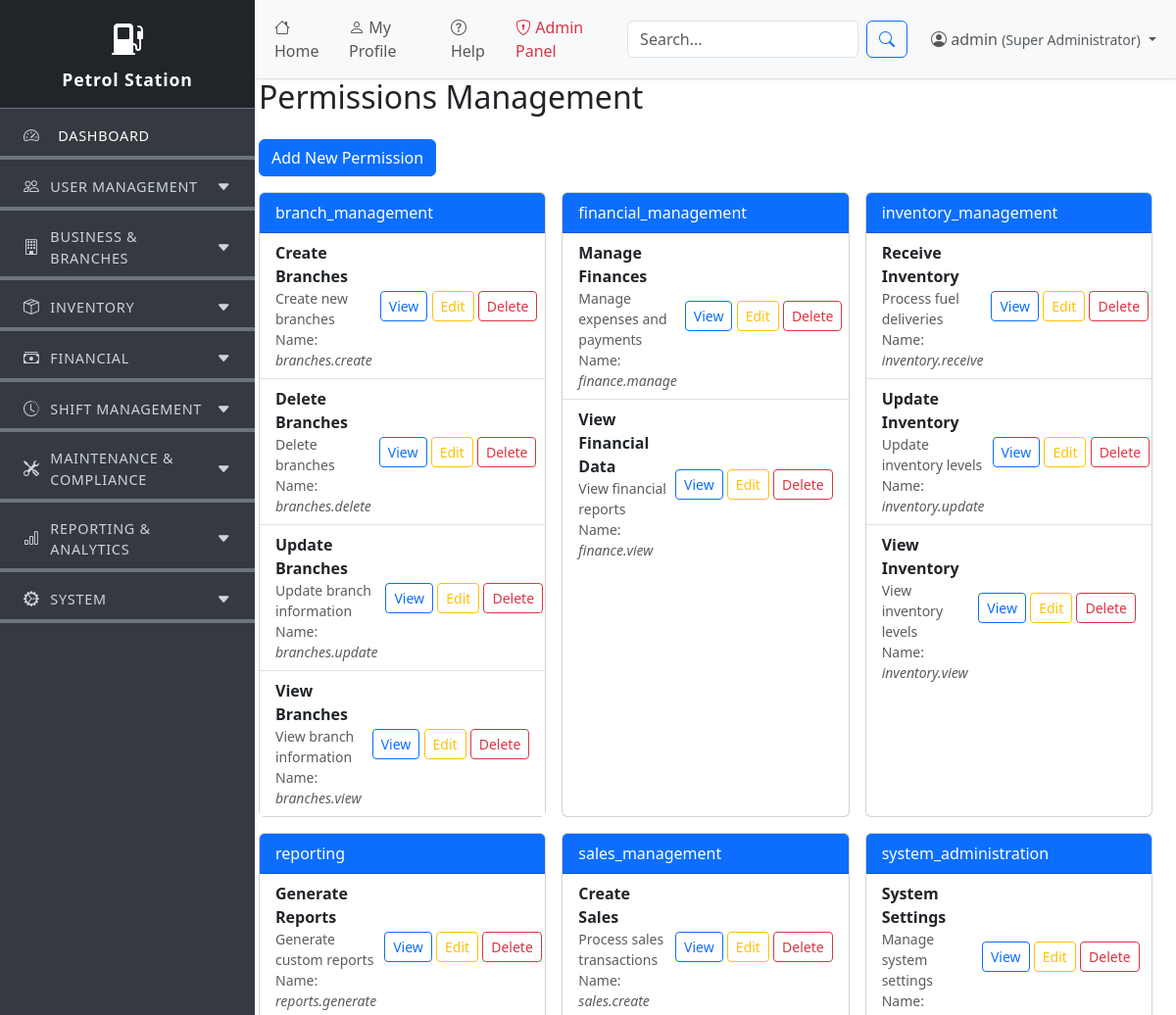
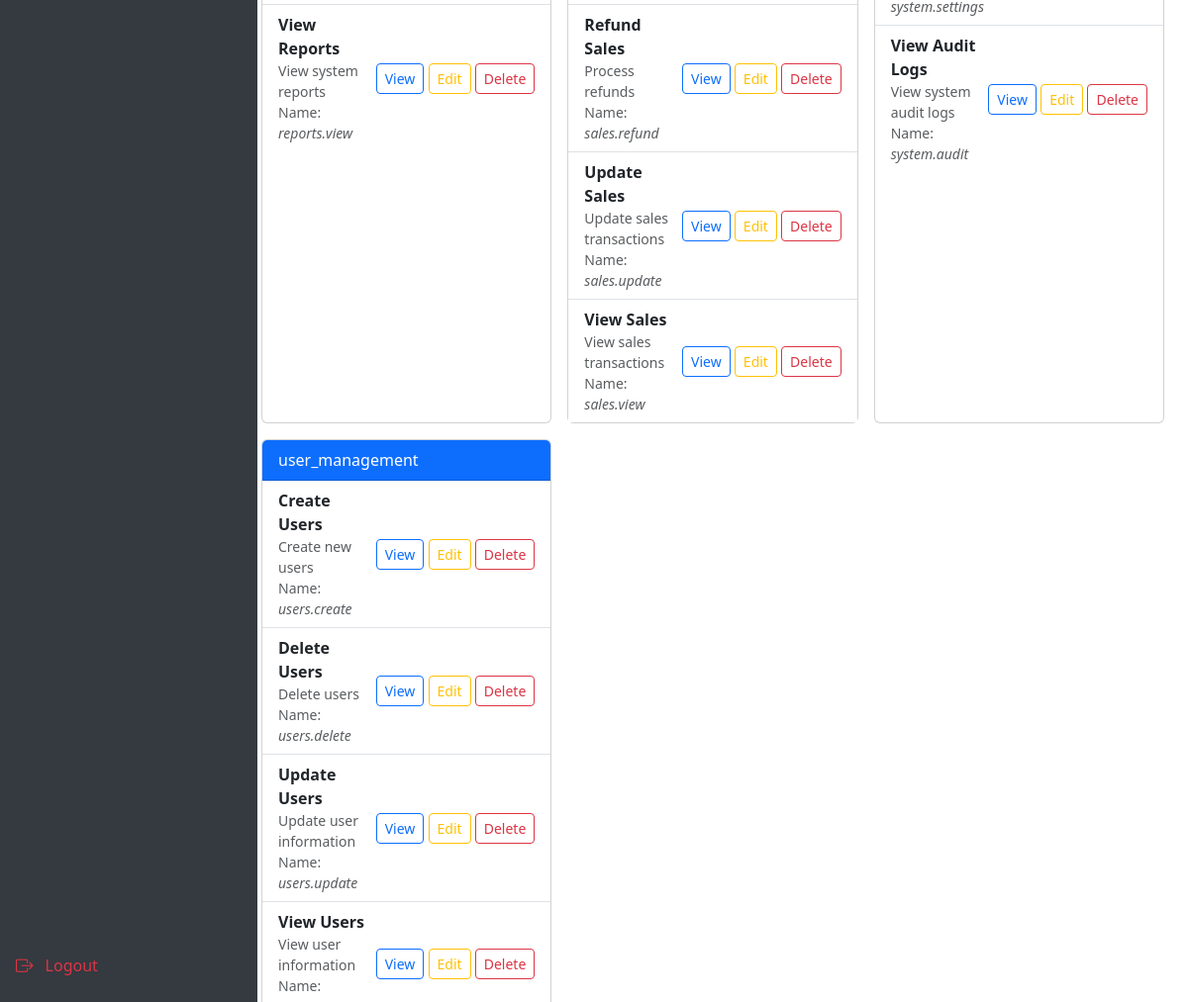
Screenshot of /public/manage_permissions.php (signed in) with the database file from the repository (2 pictures, top to bottom).
### tables this page shows
CREATE TABLE permissions (
    id BIGINT UNSIGNED AUTO_INCREMENT PRIMARY KEY,
    business_id BIGINT UNSIGNED NULL,
    branch_id BIGINT UNSIGNED NULL,
    name VARCHAR(100) UNIQUE NOT NULL,
    display_name VARCHAR(255) NOT NULL,
    description TEXT,
    module VARCHAR(100),
    created_at TIMESTAMP DEFAULT CURRENT_TIMESTAMP,
    updated_at TIMESTAMP DEFAULT CURRENT_TIMESTAMP ON UPDATE CURRENT_TIMESTAMP,
    deleted_at TIMESTAMP NULL,
    FOREIGN KEY (business_id) REFERENCES businesses(id) ON DELETE SET NULL,
    FOREIGN KEY (branch_id) REFERENCES branches(id) ON DELETE SET NULL
);

### includes/auth_helpers.php (called while the page is built, shortened)
<?php
require_once '../config/db_connect.php';
function has_permission($permission_name) {
    global $conn;
    $user_id = $_SESSION['user_id'];
    $super_sql = "SELECT 1 FROM user_roles WHERE user_id = ? AND role_id = 1 AND deleted_at IS NULL LIMIT 1";
    $super_stmt = mysqli_prepare($conn, $super_sql);
    mysqli_stmt_bind_param($super_stmt, 'i', $user_id);
    mysqli_stmt_execute($super_stmt);
    mysqli_stmt_store_result($super_stmt);
    $is_super_admin = mysqli_stmt_num_rows($super_stmt) > 0;
    if ($is_super_admin) return true;
    $sql = "SELECT 1 FROM user_roles ur
            JOIN roles r ON ur.role_id = r.id
            JOIN role_permissions rp ON r.id = rp.role_id
            JOIN permissions p ON rp.permission_id = p.id
            WHERE ur.user_id = ? AND p.name = ? AND (ur.deleted_at IS NULL AND r.deleted_at IS NULL AND p.deleted_at IS NULL) LIMIT 1";
    $stmt = mysqli_prepare($conn, $sql);
    mysqli_stmt_bind_param($stmt, 'is', $user_id, $permission_name);
    mysqli_stmt_execute($stmt);
    mysqli_stmt_store_result($stmt);
    $has_perm = mysqli_stmt_num_rows($stmt) > 0;
    return $has_perm;
}
function get_accessible_sidebar_modules() {
    $modules = get_sidebar_modules();
    $accessible = [];
    foreach ($modules as $module) {
        $links = [];
        foreach ($module['links'] as $link) {
            if ($link['permission'] === null || has_permission($link['permission'])) {
                $links[] = $link;
            }
        }
        if (!empty($links)) {
            $accessible[] = [
                'section' => $module['section'],
                'icon' => $module['icon'],
                'links' => $links
            ];
        }
    }
    return $accessible;
}
?>

### public/manage_permissions.php (the view, shortened to what this page needs)
<?php
require_once '../includes/auth_helpers.php';
require_once '../config/db_connect.php';
$permissions = [];
$sql = "SELECT id, name, display_name, description, module FROM permissions WHERE deleted_at IS NULL ORDER BY module ASC, display_name ASC";
$result = mysqli_query($conn, $sql);
if ($result) {
    while ($row = mysqli_fetch_assoc($result)) {
        $permissions[] = $row;
    }
}
?>
<!DOCTYPE html>
<html lang="en">
<head>
    <link href="https://cdn.jsdelivr.net/npm/bootstrap@5.3.0/dist/css/bootstrap.min.css" rel="stylesheet">
</head>
<body>
        <?php include '../includes/sidebar.php'; ?>
<div class="main-flex-container">
    <div class="sidebar-fixed d-none d-md-block p-0">
            <?php include '../includes/sidebar.php'; ?>
        </div>
    <div class="main-content-scroll mt-5">
        <?php include '../includes/header.php'; ?>
            <h2 class="mb-4">Permissions Management</h2>
            <button class="btn btn-primary mb-3" data-bs-toggle="modal" data-bs-target="#addPermissionModal">Add New Permission</button>
            <?php
            $modules = [];
            foreach ($permissions as $perm) {
                $module = $perm['module'] ?: 'Other';
                $modules[$module][] = $perm;
            }
            ?>
            <div class="container-fluid px-0">
              <div class="row g-3">
                <?php foreach ($modules as $moduleName => $modulePerms): ?>
                  <div class="col-12 col-md-6 col-lg-4">
                    <div class="card h-100">
                      <div class="card-header bg-primary text-white">
                        <?php echo htmlspecialchars($moduleName); ?>
                      </div>
                      <div class="card-body p-0">
                        <ul class="list-group list-group-flush">
                          <?php foreach ($modulePerms as $perm): ?>
                            <li class="list-group-item">
                              <div class="d-flex flex-column flex-md-row justify-content-between align-items-md-center">
                                <div>
                                  <div class="fw-semibold"><?php echo htmlspecialchars($perm['display_name']); ?></div>
                                  <?php if (!empty($perm['description'])): ?>
                                    <div class="text-muted small"><?php echo htmlspecialchars($perm['description']); ?></div>
                                  <?php endif; ?>
                                  <div class="text-muted small">Name: <span class="fst-italic"><?php echo htmlspecialchars($perm['name']); ?></span></div>
                                </div>
                                <div class="mt-2 mt-md-0 ms-md-2 text-nowrap">
                                    <button class="btn btn-sm btn-outline-primary" data-bs-toggle="modal" data-bs-target="#viewPermissionModal<?php echo $perm['id']; ?>">View</button>
                                    <button class="btn btn-sm btn-outline-warning" data-bs-toggle="modal" data-bs-target="#editPermissionModal<?php echo $perm['id']; ?>">Edit</button>
                                    <button class="btn btn-sm btn-outline-danger" data-bs-toggle="modal" data-bs-target="#deletePermissionModal<?php echo $perm['id']; ?>">Delete</button>
                                </div>
                              </div>
                            </li>
                          <?php endforeach; ?>
                        </ul>
                      </div>
                    </div>
                  </div>
                    <?php endforeach; ?>
              </div>
            </div>
    </div>
</div>
</body>
</html>

### includes/sidebar.php (shortened to what this page needs)
<?php
require_once __DIR__ . '/../config/db_connect.php';
require_once __DIR__ . '/auth_helpers.php';
$sidebarModules = get_accessible_sidebar_modules();
?>
<link href="https://cdn.jsdelivr.net/npm/bootstrap@5.3.0/dist/css/bootstrap.min.css" rel="stylesheet">
<link href="https://cdn.jsdelivr.net/npm/bootstrap-icons@1.10.5/font/bootstrap-icons.css" rel="stylesheet">
<div id="sidebar-wrapper" class="d-flex">
  <nav class="sidebar d-flex flex-column position-relative">
    <div class="text-center py-3 border-bottom border-secondary bg-dark">
      <i class="bi bi-fuel-pump-fill" style="font-size:2rem;"></i>
      <div class="fw-bold mt-1" style="font-size:1.1rem; letter-spacing:0.05em;">Petrol Station</div>
    </div>
    <div class="flex-grow-1 d-flex flex-column">
      <div class="sidebar-heading d-flex align-items-center">
        <i class="bi bi-speedometer2 me-2"></i>
        <a href="../public/dashboard.php" class="text-white text-decoration-none flex-grow-1">Dashboard</a>
      </div>
      <hr class="sidebar-divider border-secondary m-0">
      <?php $collapseId = 0; ?>
      <?php foreach ($sidebarModules as $module): ?>
        <?php $collapseId++; $collapseTarget = 'collapse' . $collapseId; ?>
        <div class="sidebar-heading collapsed" data-bs-toggle="collapse" data-bs-target="#<?php echo $collapseTarget; ?>" aria-expanded="false" aria-controls="<?php echo $collapseTarget; ?>">
          <i class="bi <?php echo htmlspecialchars($module['icon']); ?>"></i><span><?php echo htmlspecialchars($module['section']); ?></span>
        <span class="collapse-arrow bi bi-caret-down-fill"></span>
                    </div>
            <?php if ($module['section'] === 'Business & Branches'): ?>
          <?php
            $is_super_admin = false;
            if (isset($_SESSION['user_id'])) {
                $user_id = $_SESSION['user_id'];
                $super_sql = "SELECT 1 FROM user_roles WHERE user_id = $user_id AND role_id = 1 AND deleted_at IS NULL LIMIT 1";
                $super_result = mysqli_query($conn, $super_sql);
                $is_super_admin = mysqli_num_rows($super_result) > 0;
            }
            if ($is_super_admin) {
                $sidebar_businesses = [];
                $biz_res = mysqli_query($conn, "SELECT id, business_name FROM businesses WHERE deleted_at IS NULL ORDER BY business_name");
                while ($biz_row = mysqli_fetch_assoc($biz_res)) {
                    $sidebar_businesses[] = $biz_row;
                }
                $branches_by_business = [];
                $branch_res = mysqli_query($conn, "SELECT id, branch_name, business_id FROM branches WHERE deleted_at IS NULL ORDER BY branch_name");
                while ($branch_row = mysqli_fetch_assoc($branch_res)) {
                    $branches_by_business[$branch_row['business_id']][] = $branch_row;
                }
                foreach ($sidebar_businesses as $biz) {
                    $collapseId = 'bizBranches' . $biz['id'];
                    if (!empty($branches_by_business[$biz['id']])) {
                        foreach ($branches_by_business[$biz['id']] as $branch) {
                            echo '<li><a class="nav-link" href="../public/branch_dashboard.php?branch_id=' . $branch['id'] . '"><i class="bi bi-chevron-right"></i><span>' . htmlspecialchars($branch['branch_name']) . '</span></a></li>';
                        }
                    } else {
                        echo '<li><span class="nav-link text-muted">No branches</span></li>';
                    }
                }
            } else if (isset($_SESSION['business_id'], $_SESSION['branch_id'])) {
                $user_business_id = $_SESSION['business_id'];
                $user_branch_id = $_SESSION['branch_id'];
                $branch_sql = "SELECT id, branch_name FROM branches WHERE id = $user_branch_id AND business_id = $user_business_id AND deleted_at IS NULL LIMIT 1";
                $branch_result = mysqli_query($conn, $branch_sql);
                if ($branch_result && $branch = mysqli_fetch_assoc($branch_result)) {
                    echo '<li><a class="nav-link" href="../public/branch_dashboard.php?branch_id=' . $branch['id'] . '"><i class="bi bi-building"></i><span>' . htmlspecialchars($branch['branch_name']) . '</span></a></li>';
                }
            }
          ?>
            <?php endif; ?>
      <hr class="sidebar-divider border-secondary m-0">
      <?php endforeach; ?>
    </div>
    <div class="flex-shrink-0 mt-auto mb-2">
      <ul class="nav flex-column mb-2">
        <li><a class="nav-link text-danger" href="../public/logout.php"><i class="bi bi-box-arrow-right"></i><span>Logout</span></a></li>
      </ul>
    </div>
</nav>
</div>

### includes/header.php (shortened to what this page needs)
<?php
require_once __DIR__ . '/auth_helpers.php';
$user_name = isset($_SESSION['username']) ? $_SESSION['username'] : 'Guest';
$role_display = isset($_SESSION['role_display_name']) ? $_SESSION['role_display_name'] : (isset($_SESSION['role_name']) ? $_SESSION['role_name'] : '');
$is_super_admin = false;
if (isset($_SESSION['user_id'])) {
    $user_id = $_SESSION['user_id'];
    $super_sql = "SELECT 1 FROM user_roles WHERE user_id = $user_id AND role_id = 1 AND deleted_at IS NULL LIMIT 1";
    $super_result = mysqli_query($conn, $super_sql);
    $is_super_admin = mysqli_num_rows($super_result) > 0;
}
?>
<nav class="navbar navbar-expand-lg navbar-light bg-light border-bottom main-header" >
  <div class="container-fluid position-relative">
    <div class="collapse navbar-collapse" id="navbarSupportedContent">
      <ul class="navbar-nav me-auto mb-2 mb-lg-0">
        <li class="nav-item">
          <a class="nav-link" href="..//public/dashboard.php"><i class="bi bi-house"></i> Home</a>
        </li>
        <li class="nav-item">
          <a class="nav-link" href="../public/profile.php"><i class="bi bi-person"></i> My Profile</a>
        </li>
        <li class="nav-item">
          <a class="nav-link" href="#"><i class="bi bi-question-circle"></i> Help</a>
        </li>
        <?php if ($is_super_admin): ?>
        <li class="nav-item">
          <a class="nav-link text-danger" href="/public/manage_roles.php"><i class="bi bi-shield-lock"></i> Admin Panel</a>
        </li>
        <?php endif; ?>
      </ul>
      <form class="d-flex me-3" role="search" method="get" action="../public/search.php">
        <input class="form-control me-2" type="search" name="q" placeholder="Search..." aria-label="Search" value="<?php echo isset($_GET['q']) ? htmlspecialchars($_GET['q']) : (isset($_REQUEST['q']) ? htmlspecialchars($_REQUEST['q']) : ''); ?>">
        <button class="btn btn-outline-primary" type="submit"><i class="bi bi-search"></i></button>
      </form>
      <ul class="navbar-nav ms-auto mb-2 mb-lg-0">
        <li class="nav-item dropdown">
          <a class="nav-link dropdown-toggle" href="#" id="navbarDropdown" role="button" data-bs-toggle="dropdown" aria-expanded="false">
            <i class="bi bi-person-circle"></i> <?php echo htmlspecialchars($user_name); ?> <span class="text-muted small">(<?php echo htmlspecialchars($role_display); ?>)</span>
          </a>
        </li>
      </ul>
    </div>
  </div>
</nav>

### public/manage_permissions.php (style rules this page uses)
html, body { height: 100%; }
body { min-height: 100vh; margin: 0; padding: 0; }
.main-flex-container { display: flex; height: 100vh; overflow: hidden; }
.sidebar-fixed { width: 240px; min-width: 200px; max-width: 300px; height: 100vh; position: sticky; top: 0; left: 0; z-index: 1020; background: #f8f9fa; border-right: 1px solid #dee2e6; }
.main-content-scroll { flex: 1 1 0%; height: 100vh; overflow-y: auto; padding: 32px 24px 24px 24px; background: #fff; }

### includes/sidebar.php (style rules this page uses)
.sidebar { position: fixed; top: 0; left: 0; min-width: 260px; max-width: 260px; height: 100vh; background: #343a40; color: #fff; z-index: 1040; overflow-y: auto; transition: max-width 0.2s, min-width 0.2s; scrollbar-width: none; -ms-overflow-style: none; }
.sidebar .sidebar-heading { padding: 1rem 1.5rem 0.5rem; font-size: 0.9rem; text-transform: uppercase; color: #ced4da; letter-spacing: 0.05em; cursor: pointer; user-select: none; display: flex; align-items: center; gap: 0.75em; }
.sidebar .sidebar-heading .collapse-arrow { margin-left: auto; font-size: 1em; transition: transform 0.2s; }
.sidebar-divider { border-top-width: 4px !important; opacity: 1; }

### includes/header.php (style rules this page uses)
.main-header { position: fixed; top: 0; left: 260px; width: calc(100vw - 260px); z-index: 1040; transition: left 0.2s, width 0.2s; box-shadow: 0 2px 8px rgba(0,0,0,0.04); background: #fff; }

### rows the page displays
permissions: display_name "Create Branches", description "Create new branches", name "branches.create"
permissions: display_name "Delete Branches", description "Delete branches", name "branches.delete"
permissions: display_name "Update Branches", description "Update branch information", name "branches.update"
permissions: display_name "View Branches", description "View branch information", name "branches.view"
permissions: display_name "Manage Finances", description "Manage expenses and payments", name "finance.manage"
permissions: display_name "View Financial Data", description "View financial reports", name "finance.view"
permissions: display_name "Receive Inventory", description "Process fuel deliveries", name "inventory.receive"
permissions: display_name "Update Inventory", description "Update inventory levels", name "inventory.update"
permissions: display_name "View Inventory", description "View inventory levels", name "inventory.view"
permissions: display_name "Generate Reports", description "Generate custom reports", name "reports.generate"
permissions: display_name "View Reports", description "View system reports", name "reports.view"
permissions: display_name "Create Sales", description "Process sales transactions", name "sales.create"
permissions: display_name "Refund Sales", description "Process refunds", name "sales.refund"
permissions: display_name "Update Sales", description "Update sales transactions", name "sales.update"
permissions: display_name "View Sales", description "View sales transactions", name "sales.view"
permissions: display_name "System Settings", description "Manage system settings", name "system.settings"
permissions: display_name "View Audit Logs", description "View system audit logs", name "system.audit"
permissions: display_name "Create Users", description "Create new users", name "users.create"
permissions: display_name "Delete Users", description "Delete users", name "users.delete"
permissions: display_name "Update Users", description "Update user information", name "users.update"
permissions: display_name "View Users", description "View user information"

### other values shown
$module['section'] "USER MANAGEMENT"
$module['section'] "BUSINESS & BRANCHES"
$module['section'] "INVENTORY"
$module['section'] "FINANCIAL"
$module['section'] "SHIFT MANAGEMENT"
$module['section'] "MAINTENANCE & COMPLIANCE"
$module['section'] "REPORTING & ANALYTICS"
$module['section'] "SYSTEM"
$user_name "admin"
$role_display "Super Administrator"
$moduleName "branch_management"
$moduleName "financial_management"
$moduleName "inventory_management"
$moduleName "reporting"
$moduleName "sales_management"
